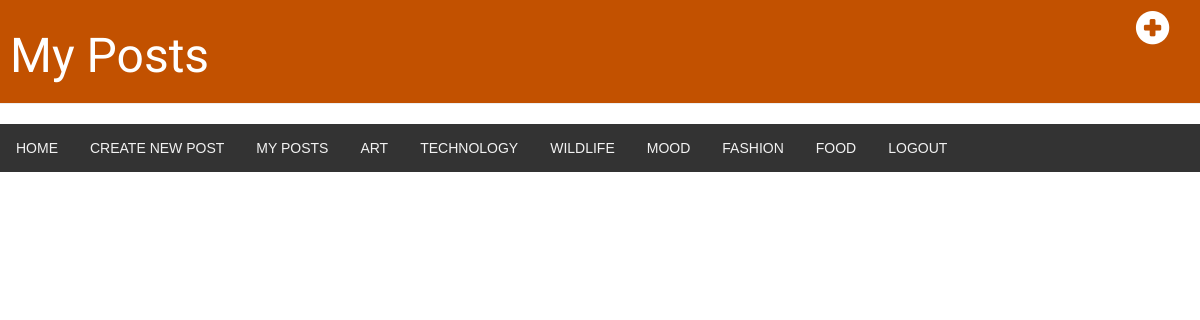
The page /post/my_post (signed in) on the database as committed earlier.
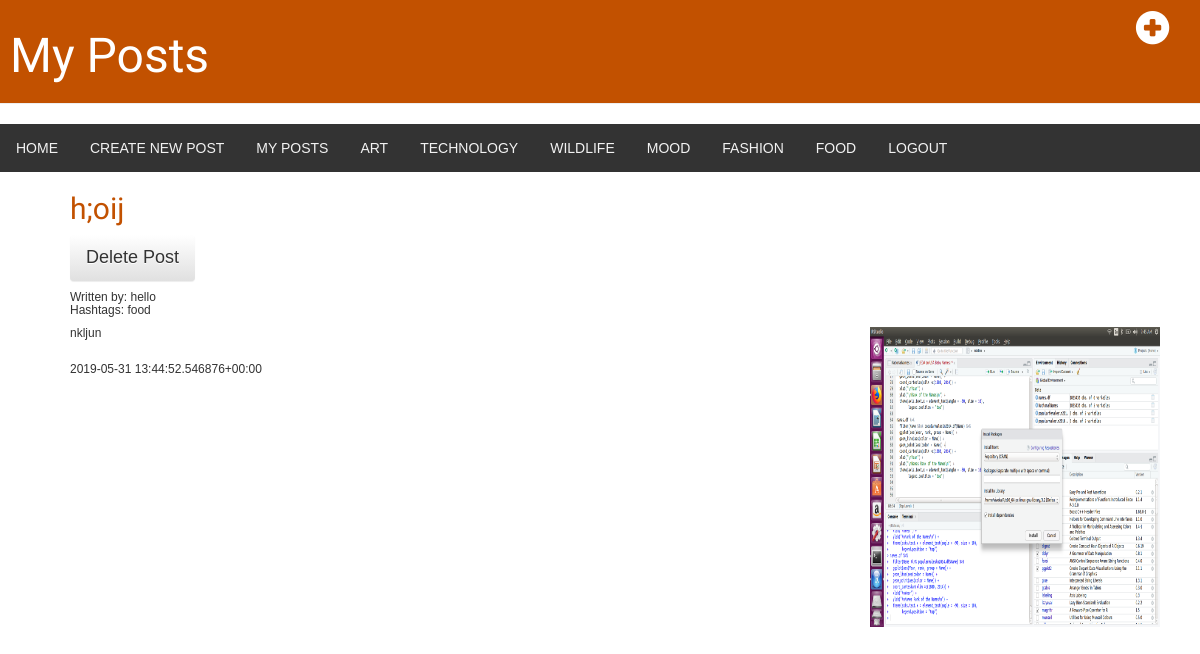
The same page on the database as committed later.
### post/models.py (models this page shows, shortened)
class Post(models.Model):
    user= models.ForeignKey(User, on_delete=models.CASCADE)
    title = models.CharField(max_length=200)
    text = models.TextField()
    date = models.DateTimeField(default=timezone.now)
    image = models.ImageField(upload_to='images/')
    hname = MultiSelectField(choices = HASHTAG_CHOICES)

### post/views.py (the view)
# urls.py: path('post/my_post',views.my_post,name='my_post'),
def my_post(request):
    logged_in_user = request.user
    logged_in_user_posts = Post.objects.filter(user=logged_in_user)
    return render(request, 'post/my_post.html', {'posts': logged_in_user_posts})

### post/templates/post/my_post.html (shortened to what this page needs)
{% load static %}
<html>
    <head>
        <link rel="stylesheet" href="//maxcdn.bootstrapcdn.com/bootstrap/3.2.0/css/bootstrap.min.css">
        <link rel="stylesheet" href="//maxcdn.bootstrapcdn.com/bootstrap/3.2.0/css/bootstrap-theme.min.css">
        <link rel="stylesheet" href="{% static 'css/art.css' %}">
    </head>
    <body>
<div class="page-header">
  <a href="{% url 'post_new' %}" class="top-menu"><span class="glyphicon glyphicon-plus-sign"></span</a>
    <h1><a href="/">My Posts</a></h1>
</div>
<div class="topnav">
  <a href="{% url 'hashtag_list' %}">HOME</a>
  <a href="{% url 'post_new' %}">CREATE NEW POST</a>
  <a href="{% url 'my_post' %}">MY POSTS</a>
  <a href="{% url 'hashtag_art' %}">ART</a>
  <a href="{% url 'hashtag_tech' %}">TECHNOLOGY</a>
  <a href="{% url 'hashtag_wildlife' %}">WILDLIFE</a>
  <a href="{% url 'hashtag_mood' %}">MOOD</a>
  <a href="{% url 'hashtag_fashion' %}">FASHION</a>
  <a href="{% url 'hashtag_food' %}">FOOD</a>
  <div class="text-align: right"><a href="{% url 'home' %}">LOGOUT</a></div>
</div>
{% for post in posts %}
    <div class="container">
      <div class="content" >
        <h2><a>{{ post.title }}</a></h2>
<a class="btn btn-default" href="{% url 'post_delete' pk=post.pk %}">Delete Post</a>
<h6>  Written by: {{ post.user }} </<h6>
        <p>Hashtags: {{ post.hname|linebreaksbr }}</p>
        <img src="{{ post.image.url }}" width="500px"/>
        <p>{{ post.text|linebreaksbr }}</p>
        <br>
        <p>{{ post.date|linebreaksbr }}</p>
          </div>
          <br>
    </div>
    <br>
{% endfor %}
    </body>
</html>

Rows that differ between the two databases and show on the page:
added Post: title "h;oij", user "hello", hname "food", image (picture), text "nkljun", date "2019-05-31 13:44:52.546876+00:00"
